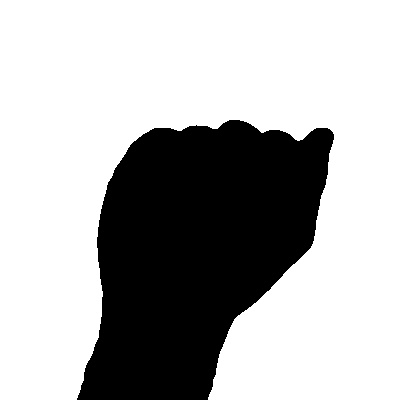
#> input picture images/a.jpg, 400 x 400 px, given in place of the camera
$ python main.py   (older library calls are emulated)
#> lines starting #> are read from the running program, lines starting #| are printed output that depends on the picture
### handTrack.py
import cv2
import numpy as np

def getMask(img):
    """
    Takes an image in order to greyscale, blur, and apply otsu's method.
    img - The image to get the mask of
    """
    kernel = cv2.getStructuringElement(cv2.MORPH_RECT, (5,5))

    binary = getHSVMask(img)

    # Blur the image a little bit
    binary = cv2.GaussianBlur(binary, (5, 5), 0)
    __, binary = cv2.threshold(binary, 200, 255, cv2.THRESH_BINARY+cv2.THRESH_OTSU)
    return binary

def getHSVMask(img):
    """
    Get the binary mask of a specified range of HSV values which correspond to skin-tone.
    img - the image to get the mask of
    """
    hsv = cv2.cvtColor(img, cv2.COLOR_BGR2HSV)
    binary = cv2.inRange(hsv, (0, 48, 80), (20, 255, 255))
    return binary

def drawContours(img, imgCopy):
    """
    Finds the contours of the imgCopy, presumably the mask of img, and
    draws the contours onto the img
    img - image to draw the contours onto
    imgCopy - clean image to find the contours with
    """

    # Find the contours in the image
    image, contours, hierarchy = cv2.findContours(imgCopy, cv2.RETR_EXTERNAL, cv2.CHAIN_APPROX_NONE)
    maxContour = contours
    maxArea = -100000

    if len(contours) > 0:
        # Find largest contour area
        for i in contours:
            area = cv2.contourArea(i)
            if (area > maxArea):
                maxContour = i
                maxArea = area
        cv2.drawContours(image, [maxContour], 0, 255, -1)

        # Find bounding box of contours
        x, y, w, h = cv2.boundingRect(maxContour)
        distTransform = cv2.distanceTransform(image, cv2.DIST_L2, 5)
        centerPixel = np.unravel_index(np.argmax(distTransform, axis=None), distTransform.shape)
        centerPixel = (centerPixel[1], centerPixel[0])

        # Find convex hull and defects
        hull = cv2.convexHull(maxContour, returnPoints = False)
        defects = cv2.convexityDefects(maxContour, hull)
        # Initialize variables
        farPoints = []
        if (defects is not None):
            for i in range(defects.shape[0]):
                s, e, f, d = defects[i,0]
                start = tuple(maxContour[s][0])
                end = tuple(maxContour[e][0])
                far = tuple(maxContour[f][0])

                farPoints.append(far)

                # Ignore noise
                if (h * .01) > d/256.0:
                    continue
                cv2.line(img, start, end, [0,255,0], 2)
                cv2.circle(img, far, 8, [150, 0, 150], -1)

        minDist = 10000000
        for point in farPoints:
            distance = dist(point, centerPixel)
            if distance < minDist:
                minDist = int(distance)

        lowerBoxH = centerPixel[1]+minDist+20-y
        boundingBox = (x, y, w, lowerBoxH)

        # Drawing the box and contours
        cv2.circle(img, centerPixel, minDist, [255,0,0], 3)
        cv2.rectangle(img, (x, y), (x+w, y+lowerBoxH), (0, 0, 255), 3)
        cv2.drawContours(img, [maxContour], 0, (255, 0, 0), 3)
        return maxContour, boundingBox
    else:
        return [], None

# [7 lines left out: function dist, not called in this run]

### edge_detection.py
import cv2
import numpy as np

def get_edges(image, mask):
    """
    Run canny edge detection on the hand.
    image - The image to run edge detection on.
    mask - The binary mask to remove all background from the image.
    """

    # Remove hand background to avoid extraneous edges.
    hand = cv2.bitwise_and(image, image, mask = mask)

    # Run Canny edge detection
    edges = cv2.Canny(hand, 30, 50)

    return edges

# [15 lines left out: function cut_edges_from_binary, not called in this run]

### util.py


def getCoord(percentX, percentY, image_size):
    """
    Returns the width and height coordinates given the percentage of
    the image size you want
    percentX - percentage along x axis
    percentY - percentage along y axis
    image_size - tuple (width, height) of the total size of the image
    @return - tuple formatted as (x, y) coordinates
    """

    width, height = image_size # Unpack tuple
    size = (int(width*(percentX/100.0)), int(height*(percentY/100.0)))
    return size

def getFontSize(scale, image_size):
    """
    Returns the font size depending on the size of the image
    scale - How large the font should be
    image_size - tuple of width and height of image
    @return - floating point value of font size
    """

    imageScale = 2000.
    totalSize = image_size[0] + image_size[1]
    return scale * (totalSize / imageScale)

### movement.py

import cv2
import numpy as np
import handTrack

MOVEMENT_BINARY_LOWER = 40
MOVEMENT_BINARY_UPPER = 255
MOVEMENT_THRESHOLD = 0.01

MOVE_REQUIRED = 5
STILL_REQUIRED = 5
MAX_MOVE_RECALL = MOVE_REQUIRED + STILL_REQUIRED

prev_frame = None
move_ratios = []

def get_movement_ratio(frame):
    """
    Get the movement ratio between the current frame and the one prior.
    frame - The current frame of video
    """

    global prev_frame
    change = None
    frame_c = frame.copy()

    # Only detect if we have a previous frame.
    # This will only not pass on the first frame.
    if prev_frame is not None:
        # Get the difference between frames
        diff = cv2.absdiff(prev_frame, frame_c)
        # Convert to grayscale for intensity only
        diff = cv2.cvtColor(diff, cv2.COLOR_BGR2GRAY)

        # Only consider pixels with more than MOVEMENT_BINARY_LOWER
        # levels of intensity change as an actual pixel change
        __, diff = cv2.threshold(diff, MOVEMENT_BINARY_LOWER, MOVEMENT_BINARY_UPPER, cv2.THRESH_BINARY)

        # find number of pixels that are considered a significant change
        # and use that to determine the percent of pixels changed in the frame
        change = (cv2.countNonZero(diff) / float(diff.size))

    # Save the frame as the previous frame
    prev_frame = frame_c
    return change

def should_detect(move_ratio):
    """
    Make a robust detection for whether we should detect the hand sign based on movement in the image.
    move_ratio - from the get_movement_ratio function
    """

    global move_ratios

    # should really only happen on the first frame.
    # just ignore it if that is the case
    if move_ratio is None:
        return False

    move_ratios.append(move_ratio)

    # Limit the previous move ratios remembered to MAX_MOVE_RECALL
    if len(move_ratios) > MAX_MOVE_RECALL:
        move_ratios = move_ratios[-MAX_MOVE_RECALL:]

    # If we don't have a full list, we're still in the first MAX_MOVE_RECALL frames.
    # In this scenario, we don't want to detect.
    if len(move_ratios) < MAX_MOVE_RECALL:
        return False

    # Make sure the first MOVE_REQUIRED are above the threshold
    # and the last STILL_REQUIRED are below the threshold
    should = True
    for move in move_ratios[:MOVE_REQUIRED]:
        if move < MOVEMENT_THRESHOLD:
            should = False
    for move in move_ratios[-STILL_REQUIRED:]:
        if move > MOVEMENT_THRESHOLD:
            should = False

    return should

### main.py
#!/usr/bin/env python3

import cv2
import numpy as np
import sys
import os
import os.path
from random import randint
from handTrack import getMask, drawContours
from aslRecog import templateMatch
from util import getCoord, getFontSize
from movement import get_movement_ratio, should_detect
from edge_detection import get_edges

TEMPLATE_PATH_MASK = "images/mask"
TEMPLATE_PATH_EDGE = "images/edge"
TEMPLATE_SIZE = (200, 200)

TEXT_FONT = cv2.FONT_HERSHEY_TRIPLEX
TEXT_PLAIN = cv2.FONT_HERSHEY_PLAIN

MOVEMENT_RATIO_BOUNDARY = 0.01

C_WHITE = (255, 255, 255)
C_RED = (70, 0, 255)

def main():
    """
    Main function for the application.
    """

    video = cv2.VideoCapture(0)
    currentFrame = 0
    captureMode = False
    translateMode = False

    # Get image parameters
    r, i = video.read()
#> i is the input picture: shape (400, 400, 3); min 0, max 255, mean 178.4
    height, width, channel = i.shape
#> height = 400; width = 400; channel = 3
    topLeftX, topLeftY = getCoord(8, 14, (width, height))
#> topLeftX = 32; topLeftY = 56
    botRightX, botRightY = getCoord(39, 70, (width, height))
#> botRightX = 156; botRightY = 280

    # Variables for matching the templates
    matches = {}
    matchTimer = 50
    maxMatchTimer = 50
    matchText = ""

    while (video.isOpened()):
        # Constantly read the new frame of the image
        ret, image = video.read()
        image = cv2.flip(image, 1)
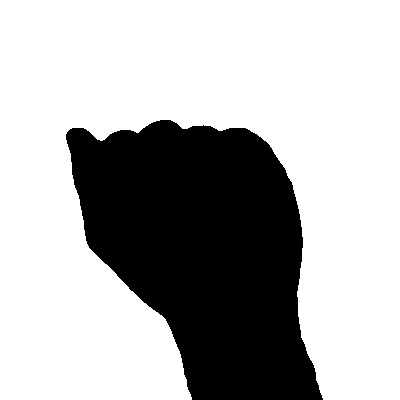
#> image: shape (400, 400, 3); min 0, max 255, mean 178.4
        currentFrame = currentFrame + 1

        # Crop video hand area
        croppedHand = image[topLeftY:botRightY, topLeftX:botRightX]
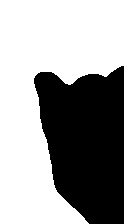
#> croppedHand: shape (224, 124, 3); min 0, max 255, mean 155.3
        move_check_frame = croppedHand.copy()

        # Create a copy of the frame and get the mask of it
        maskedHand = np.zeros(croppedHand.shape)

        maskedHand = getMask(croppedHand.copy())
#> in getHSVMask, `hsv = cv2.cvtColor(img, cv2.COLOR_BGR2HSV)`: hsv: shape (224, 124, 3); mean H, S, V 0, 0, 155.3
#> in getHSVMask, `binary = cv2.inRange(hsv, (0, 48, 80), (20, 255, 255))`: binary: shape (224, 124); every value is 0

        # Generating canny
        blurredCrop = cv2.bilateralFilter(croppedHand, 9, 75, 75)
        edge_map = get_edges(blurredCrop, maskedHand)
#> in get_edges, `hand = cv2.bitwise_and(image, image, mask = mask)`: hand: shape (224, 124, 3); every value is 0
        kernel = cv2.getStructuringElement(cv2.MORPH_RECT,(3,3))
        edge_map = cv2.dilate(edge_map, cv2.getStructuringElement(cv2.MORPH_RECT,(3,3)), iterations = 2)

        # Draw the contours onto the original video frame
        contours, boundingBox = drawContours(croppedHand, maskedHand)
#> in drawContours, `image, contours, hierarchy = cv2.findContours(imgCopy, cv2.RETR_EXTERN..`: contours = []
#> contours = []

        # are we moving?
        move_ratio = get_movement_ratio(move_check_frame)

        # Text for capture mode
        if captureMode:
            cv2.putText(image, "Capture Mode", getCoord(7, 80, (width, height)), TEXT_FONT, getFontSize(2, image.shape), C_RED, 2)

        # Text for translate mode
        if translateMode:
            cv2.putText(image, "Translate Mode", getCoord(7, 80, (width, height)), TEXT_FONT, getFontSize(2, image.shape), C_RED, 2)
            cv2.putText(image, matchText, getCoord(7, 90, (width, height)), TEXT_FONT, getFontSize(1, image.shape), C_WHITE, 1)


        # Box for where the hand is cropped
        cv2.rectangle(image, (botRightX, botRightY), (topLeftX, topLeftY), (0, 255, 0), 0)

        if matchTimer < maxMatchTimer:
            matchTimer = matchTimer + 1
            # Print out matches on image
            i = 0
            for match in sorted(matches.items(), key=lambda x: x[1]):
                imageName = match[0]
                probability = match[1]
                cv2.putText(image, imageName + "--" + str(probability), getCoord(50, 7 + i*3, (width, height)), TEXT_FONT, getFontSize(1, image.shape), C_WHITE, 1)
                i += 1

        if move_ratio is not None:
            cv2.putText(image, "{0:.2f}%".format(100.*move_ratio), getCoord(7, 80, (width, height)), TEXT_FONT, getFontSize(1, image.shape), C_WHITE, 1)
            if move_ratio < MOVEMENT_RATIO_BOUNDARY:
                cv2.putText(image, "STILL", getCoord(7, 75, (width, height)), TEXT_PLAIN, getFontSize(2, image.shape), C_WHITE, 1)
            else:
                cv2.putText(image, "MOVE", getCoord(7, 75, (width, height)), TEXT_PLAIN, getFontSize(2, image.shape), C_WHITE, 1)

        # Attempt to match the hand we go from moving to still
        if should_detect(move_ratio) and translateMode:
            if (boundingBox is not None):
                matches = {}
                x, y, w, h = boundingBox
                edge_crop = cv2.resize(edge_map[y:y+h, x:x+w], TEMPLATE_SIZE)
                mask_crop = cv2.resize(maskedHand[y:y+h, x:x+w], TEMPLATE_SIZE)
                matches_mask = templateMatch(mask_crop, .6, TEMPLATE_PATH_MASK)
                matches_edge = templateMatch(edge_crop, .2, TEMPLATE_PATH_EDGE)
                for m in matches_mask:
                    for e in matches_edge:
                        if m[0] == e[0] and m[0] in matches:
                            matches[m[0]] += (m[1] + e[1])
                        else:
                            matches[m[0]] = (m[1] + e[1])
                matchTimer = 0

                # If we get any matches, save the letter in the string displayed
                if matches:
                    matchText += sorted(matches.items(), key=lambda x: x[1])[-1][0]

        # Show the frame
        cv2.imshow("video", image)

        # Wait for a key press
        key = cv2.waitKey(10)
#> (key Esc is pressed here)

        if captureMode:
            # Cancel capture mode on a space keypress
            if key == ord(" "):
                captureMode = False
            # If the key is lowercase alphabet letter
            elif key >= 97 and key <= 122:
                captureToFile(key, boundingBox, maskedHand, TEMPLATE_PATH_MASK)
                captureToFile(key, boundingBox, edge_map, TEMPLATE_PATH_EDGE)

        else:
            # If space bar is entered, stop video
            if key == ord(" "):
                video.release()
            # Turn on capture mode on c key press
            elif key == ord("c"):
                captureMode = True
            elif key == ord("t") and not translateMode:
                translateMode = True
            elif key == ord("t") and translateMode:
                translateMode = False
                matchText = ""

def captureToFile(key, boundingBox, maskedHand, directory):
    """
    captureToFile - Takes the input key, crops the hand, flips the image for opposite
    hand capturing, and saves it to a file in the template path
    key - key to name the image after
    boundingBox - the bounding box of the image
    maskedHand - the mask of the hand to save
    """

    # Generate random numbers so there are no file collisions
    rand = randint(0, 100000)
    randFlip = randint(0, 100000)

    # Crop the image based on boundingBox
    x, y, w, h = boundingBox
    crop = maskedHand[y:y+h, x:x+w]

    # We need a mirror image for left and right handed folks
    flipMask = cv2.flip(crop, 1)
    filename = os.path.join(directory, chr(key) + str(rand) + ".jpg")
    filenameFlip = os.path.join(directory, chr(key) + str(randFlip) + ".jpg")

    # Make directory
    if not os.path.exists(directory):
        os.makedirs(directory)

    # Write both to filename
    cv2.imwrite(filename, cv2.resize(crop, TEMPLATE_SIZE))
    cv2.imwrite(filenameFlip, cv2.resize(flipMask, TEMPLATE_SIZE))

    print ("Saved as " + filename)
    print ("Saved as " + filenameFlip)

# Only run the main function if the application was run with this file.
if __name__ == "__main__":
    main()
    cv2.destroyAllWindows()

$ run again, on images/a2978.jpg
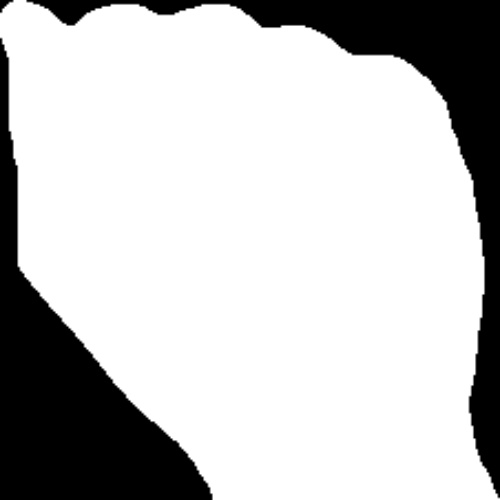
#> input picture images/a2978.jpg, 500 x 500 px, given in place of the camera
#> in main, i is the input picture: shape (500, 500, 3); min 0, max 255, mean 196.1
#> in main, `image = cv2.flip(image, 1)`:
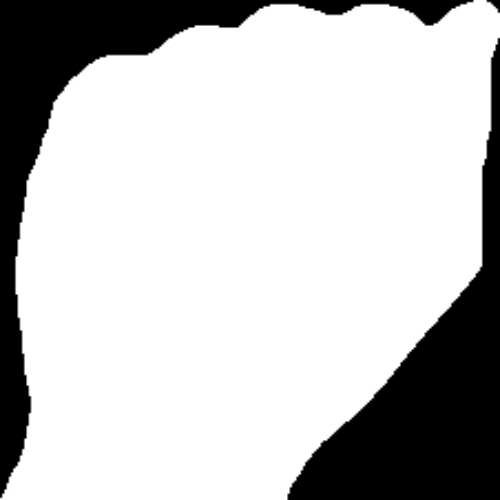
#> image: shape (500, 500, 3); min 0, max 255, mean 196.1
#> in main, `croppedHand = image[topLeftY:botRightY, topLeftX:botRightX]`:
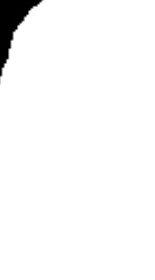
#> croppedHand: shape (280, 155, 3); min 0, max 255, mean 247.8
#> hsv: shape (280, 155, 3); mean H, S, V 0, 0, 247.8
#> binary: shape (280, 155); every value is 0
#> hand: shape (280, 155, 3); every value is 0
#> in drawContours, `image, contours, hierarchy = cv2.findContours(imgCopy, cv2.RETR_EXTERN..`: contours = []

$ run again, on images/a31980.jpg
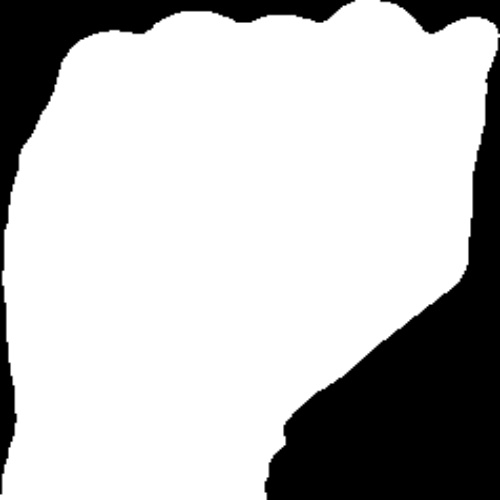
#> input picture images/a31980.jpg, 500 x 500 px, given in place of the camera
#> in main, i is the input picture: shape (500, 500, 3); min 0, max 255, mean 193.2
#> in main, `image = cv2.flip(image, 1)`:
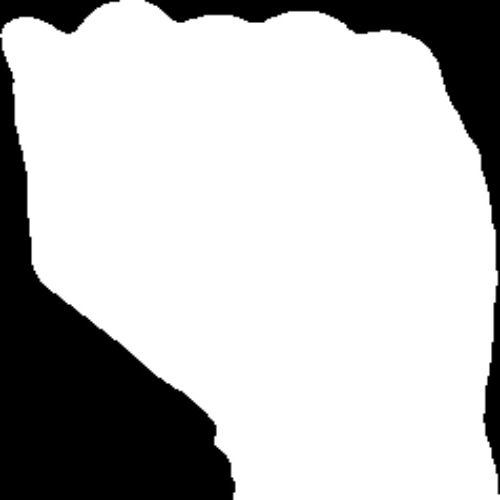
#> image: shape (500, 500, 3); min 0, max 255, mean 193.2
#> in main, `croppedHand = image[topLeftY:botRightY, topLeftX:botRightX]`:
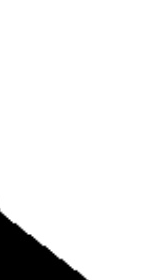
#> croppedHand: shape (280, 155, 3); min 0, max 255, mean 237.3
#> hsv: shape (280, 155, 3); mean H, S, V 0, 0, 237.3
#> binary: shape (280, 155); every value is 0
#> hand: shape (280, 155, 3); every value is 0
#> in drawContours, `image, contours, hierarchy = cv2.findContours(imgCopy, cv2.RETR_EXTERN..`: contours = []

$ run again, on images/a40493.jpg
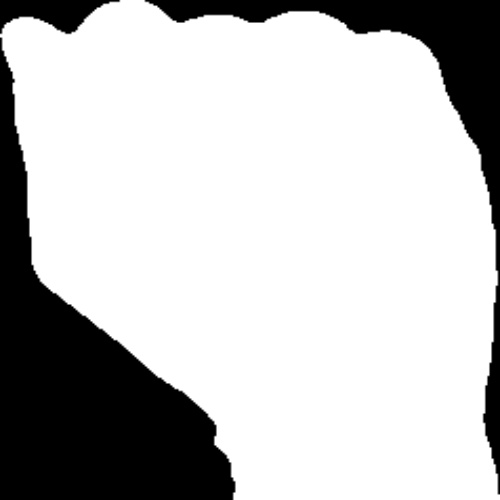
#> input picture images/a40493.jpg, 500 x 500 px, given in place of the camera
#> in main, i is the input picture: shape (500, 500, 3); min 0, max 255, mean 193.2
#> in main, `image = cv2.flip(image, 1)`:
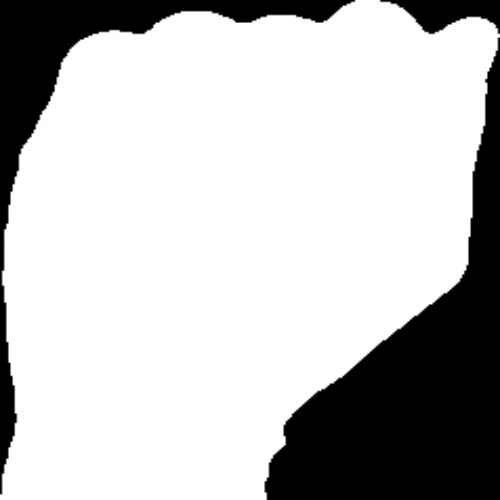
#> image: shape (500, 500, 3); min 0, max 255, mean 193.2
#> in main, `croppedHand = image[topLeftY:botRightY, topLeftX:botRightX]`:
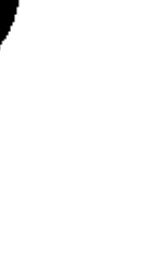
#> croppedHand: shape (280, 155, 3); min 0, max 255, mean 251.8
#> hsv: shape (280, 155, 3); mean H, S, V 0, 0, 251.8
#> binary: shape (280, 155); every value is 0
#> hand: shape (280, 155, 3); every value is 0
#> in drawContours, `image, contours, hierarchy = cv2.findContours(imgCopy, cv2.RETR_EXTERN..`: contours = []
